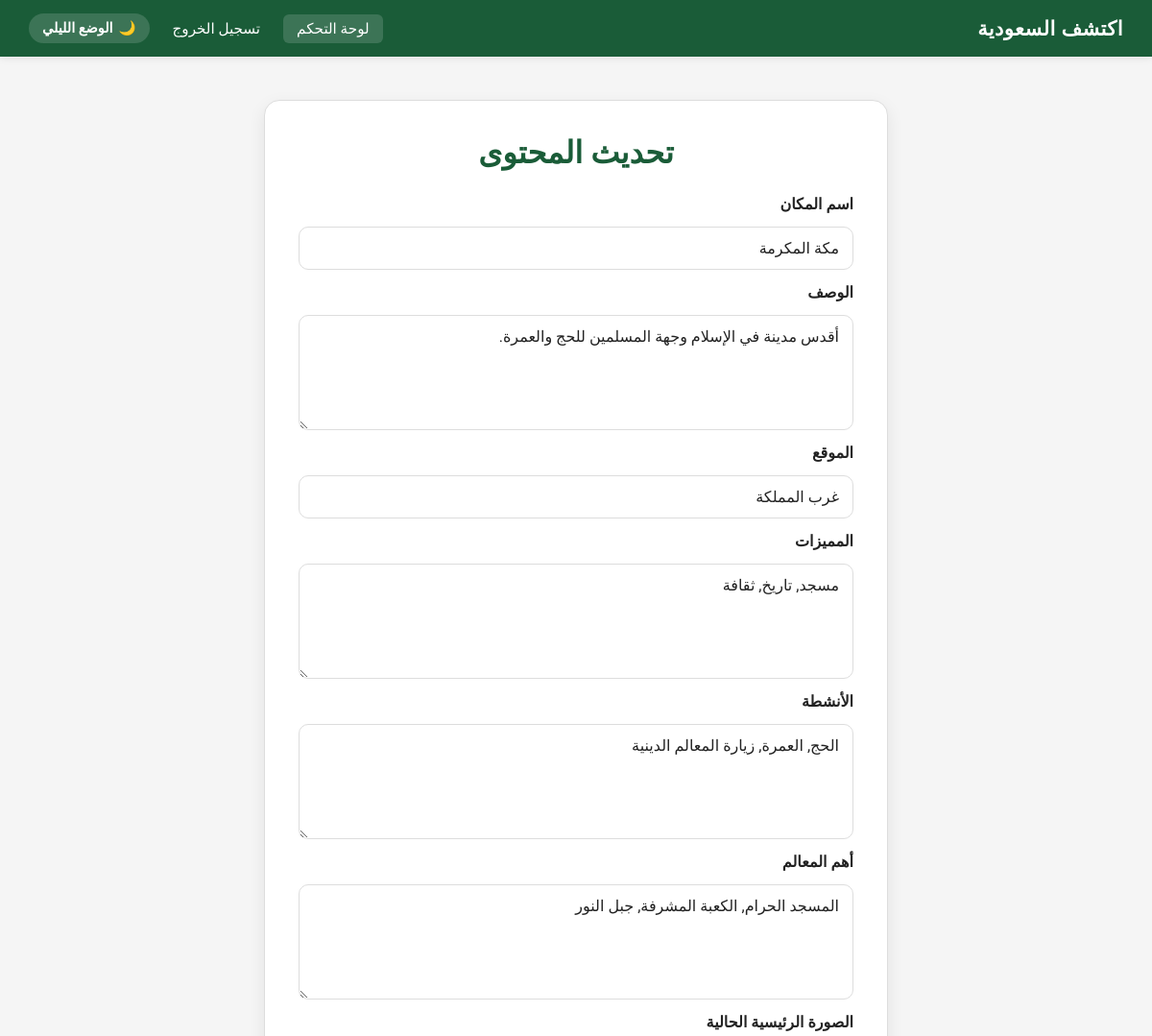
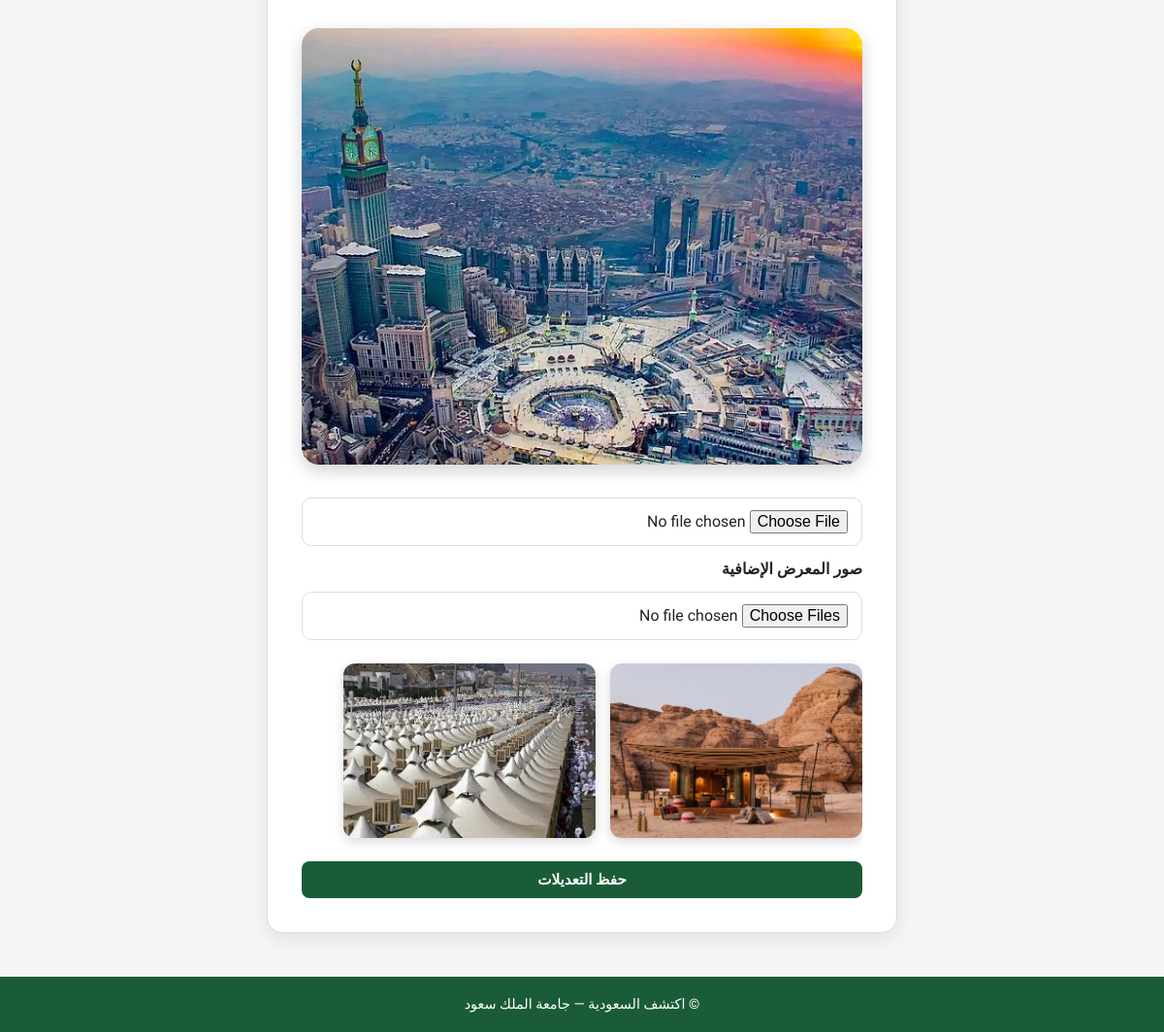
Screenshot of /admin/update_content.php?id=2 (signed in) with the database file from the repository (2 pictures, top to bottom).
### tables this page shows
CREATE TABLE `places` (
  `id` int(11) NOT NULL,
  `region_id` int(11) NOT NULL,
  `name` varchar(100) NOT NULL,
  `description` text NOT NULL,
  `location` varchar(100) DEFAULT NULL,
  `features` text,
  `activities` text,
  `top_landmarks` text,
  `main_image` varchar(255) NOT NULL,
  `created_at` timestamp NOT NULL DEFAULT CURRENT_TIMESTAMP
);

CREATE TABLE `gallery_images` (
  `id` int(11) NOT NULL,
  `place_id` int(11) NOT NULL,
  `image_path` varchar(255) NOT NULL,
  `image_order` tinyint(4) DEFAULT '1'
);

### admin/update_content.php (the view, shortened to what this page needs)
<?php
include '../includes/db_config.php';
$id = $_GET['id'];
$sql = "SELECT * FROM places WHERE id = $id";
$result = mysqli_query($conn, $sql);
$data = mysqli_fetch_assoc($result);
$images_sql = "SELECT * FROM gallery_images
               WHERE place_id = $id
               ORDER BY image_order ASC";
$images_result = mysqli_query($conn, $images_sql);
?>
<!DOCTYPE html>
<html lang="ar" dir="rtl">
<head>
    <link rel="stylesheet" href="../public/css/shared.css">
    <link rel="stylesheet" href="../public/css/details.css">
</head>
<body>
<header class="site-header">
    <nav class="navbar">
        <a href="../public/index.php" class="nav-brand">
            اكتشف السعودية
        </a>
        <ul class="nav-menu">
            <li>
                <a href="dashboard.php" class="nav-link active">
                    لوحة التحكم
                </a>
            </li>
            <li>
                <a href="logout.php" class="nav-link">
                    تسجيل الخروج
                </a>
            </li>
            <li>
    <button id="nightModeBtn" class="night-mode-btn" type="button" aria-pressed="false">
        <span class="mode-icon">🌙</span>
        <span class="mode-text">الوضع الليلي</span>
    </button>
</li>
        </ul>
    </nav>
</header>
<main>
<div class="form-container">
    <h1 class="form-title">
        تحديث المحتوى
    </h1>
    <form method="POST" enctype="multipart/form-data">
        <label>اسم المكان</label>
        <input
            type="text"
            name="name"
            value="<?php echo $data['name']; ?>"
            required
        >
        <label>الوصف</label>
        <textarea
            name="description"
            required
        ><?php echo $data['description']; ?></textarea>
        <label>الموقع</label>
        <input
            type="text"
            name="location"
            value="<?php echo $data['location']; ?>"
        >
        <label>المميزات</label>
        <textarea
            name="features"
        ><?php echo $data['features']; ?></textarea>
        <label>الأنشطة</label>
        <textarea
            name="activities"
        ><?php echo $data['activities']; ?></textarea>
        <label>أهم المعالم</label>
        <textarea
            name="top_landmarks"
        ><?php echo $data['top_landmarks']; ?></textarea>
        <label>الصورة الرئيسية الحالية</label>
        <img
            src="../public/<?php echo $data['main_image']; ?>"
            class="main-image"
            alt=""
        >
        <input
            type="file"
            name="main_image"
            accept="image/*"
        >
        <label>صور المعرض الإضافية</label>
        <input
            type="file"
            name="gallery_images[]"
            accept="image/*"
            multiple
        >
        <div class="gallery-images">
    <?php while($img = mysqli_fetch_assoc($images_result)) { ?>
        <img
            src="../public/<?php echo $img['image_path']; ?>"
            class="gallery-img"
            alt=""
        >
    <?php } ?>
</div>
        <button type="submit" name="update">
            حفظ التعديلات
        </button>
    </form>
</div>
</main>
<footer class="site-footer">
    <p>
    © اكتشف السعودية — جامعة الملك سعود
    </p>
</footer>
</body>
</html>

### public/css/shared.css (style rules this page uses)
:root { --bg-color: #f5f5f5; --card-bg: #ffffff; --text-color: #222222; --text-muted: #555555; --border-color: #dddddd; --nav-bg: #1a5c38; --nav-text: #ffffff; --footer-bg: #1a5c38; --footer-text: #ffffff; --shadow: rgba(0,0,0,0.08); }
*, *::before, *::after { margin: 0; padding: 0; box-sizing: border-box; }
html { scroll-behavior: smooth; }
body { font-family: 'Tajawal', sans-serif; direction: rtl; background-color: var(--bg-color); color: var(--text-color); transition: background-color 0.3s, color 0.3s; min-height: 100vh; display: flex; flex-direction: column; }
main { flex: 1; }
.site-header { background-color: var(--nav-bg); position: sticky; top: 0; z-index: 1000; box-shadow: 0 2px 8px var(--shadow); }
.navbar { max-width: 1200px; margin: 0 auto; padding: 14px 30px; display: flex; justify-content: space-between; align-items: center; }
.nav-brand { color: var(--nav-text); font-size: 1.3rem; font-weight: 800; text-decoration: none; letter-spacing: 0.5px; }
.nav-menu { list-style: none; display: flex; align-items: center; gap: 10px; }
.nav-link { color: var(--nav-text); text-decoration: none; font-size: 0.95rem; padding: 6px 14px; border-radius: 6px; transition: background 0.2s; }
.nav-link:hover, .nav-link.active { background-color: rgba(255,255,255,0.15); }
.night-mode-btn { background: rgba(255,255,255,0.15); border: none; color: white; padding: 7px 14px; border-radius: 20px; cursor: pointer; font-family: 'Tajawal', sans-serif; font-size: 0.9rem; display: flex; align-items: center; gap: 6px; transition: background 0.3s; }
.site-footer { background-color: var(--footer-bg); color: var(--footer-text); text-align: center; padding: 20px; font-size: 0.9rem; margin-top: auto; }
.form-container { max-width: 650px; width: 90%; margin: 45px auto; background-color: var(--card-bg); padding: 35px; border-radius: 16px; box-shadow: 0 6px 18px var(--shadow); border: 1px solid var(--border-color); }
.dashboard-title, .form-title, .form-container h1 { text-align: center; color: var(--nav-bg); margin-bottom: 25px; font-size: 2rem; }
form { display: flex; flex-direction: column; gap: 14px; }
label { font-weight: 700; color: var(--text-color); }
input, textarea, select { width: 100%; padding: 12px 14px; border: 1px solid var(--border-color); border-radius: 10px; background-color: var(--card-bg); color: var(--text-color); font-family: 'Tajawal', sans-serif; font-size: 1rem; }
textarea { min-height: 120px; resize: vertical; }
button, .btn, .edit-btn, .delete-btn { display: inline-block; border: none; padding: 10px 16px; border-radius: 8px; text-decoration: none; cursor: pointer; font-family: 'Tajawal', sans-serif; font-weight: 700; font-size: 0.95rem; }
button, .btn, .edit-btn { background-color: var(--nav-bg); color: var(--nav-text); }

### public/css/details.css (style rules this page uses)
.main-image { width: 100%; height: 420px; object-fit: cover; border-radius: 14px; margin-bottom: 25px; }
.gallery-images { display:flex; gap:15px; overflow-x:auto; padding:10px 0; scroll-behavior:smooth; }
.gallery-images img { width: 32%; height: 180px; object-fit: cover; border-radius: 12px; }
.gallery-img { min-width:260px; width:260px; height:180px; object-fit:cover; border-radius:14px; flex-shrink:0; box-shadow:0 4px 12px rgba(0,0,0,0.15); transition:0.3s; }
.main-image { width:100%; max-width:900px; height:450px; object-fit:cover; border-radius:18px; display:block; margin:20px auto; box-shadow:0 6px 18px rgba(0,0,0,0.18); }

### rows the page displays
places: name "مكة المكرمة", description "أقدس مدينة في الإسلام وجهة المسلمين للحج والعمرة.", location "غرب المملكة", features "مسجد, تاريخ, ثقافة", activities "الحج, العمرة, زيارة المعالم الدينية", top_landmarks "المسجد الحرام, الكعبة المشرفة, جبل النور", main_image (picture)
gallery_images: image_path (picture)
gallery_images: image_path (picture)
